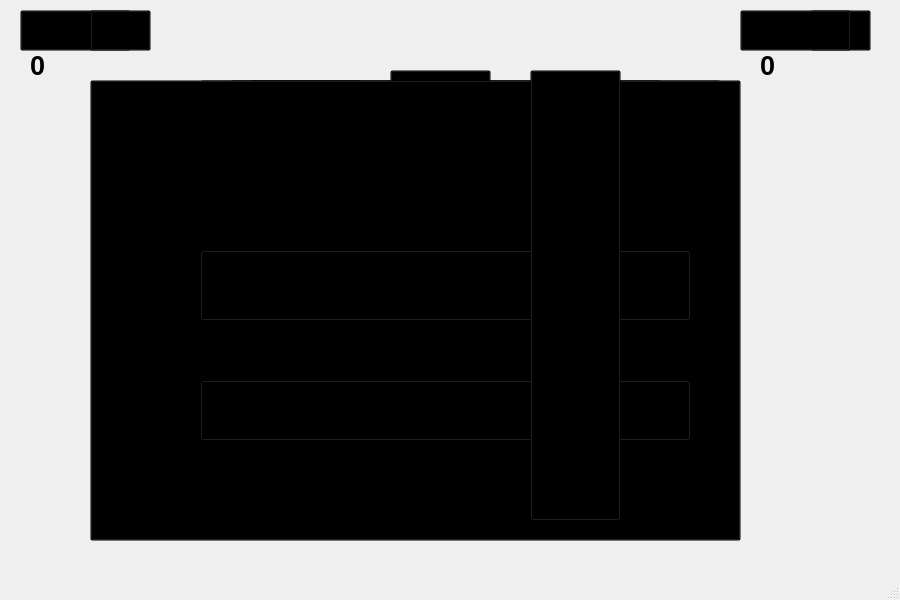
<?xml version="1.0" encoding="UTF-8"?>
<ui version="4.0">
 <class>TicTacToe</class>
 <widget class="QMainWindow" name="TicTacToe">
  <property name="geometry">
   <rect>
    <x>0</x>
    <y>0</y>
    <width>900</width>
    <height>600</height>
   </rect>
  </property>
  <property name="windowTitle">
   <string>TicTacToe</string>
  </property>
  <widget class="QWidget" name="centralwidget">
   <widget class="QLabel" name="game_grid">
    <property name="geometry">
     <rect>
      <x>90</x>
      <y>70</y>
      <width>701</width>
      <height>431</height>
     </rect>
    </property>
    <property name="text">
     <string/>
    </property>
   </widget>
   <widget class="QPushButton" name="start_button">
    <property name="geometry">
     <rect>
      <x>350</x>
      <y>220</y>
      <width>181</width>
      <height>71</height>
     </rect>
    </property>
    <property name="font">
     <font>
      <pointsize>16</pointsize>
     </font>
    </property>
    <property name="text">
     <string>Start</string>
    </property>
   </widget>
   <widget class="QPushButton" name="grid_1">
    <property name="geometry">
     <rect>
      <x>240</x>
      <y>90</y>
      <width>131</width>
      <height>111</height>
     </rect>
    </property>
    <property name="styleSheet">
     <string notr="true">background-color: transparent;</string>
    </property>
    <property name="text">
     <string/>
    </property>
   </widget>
   <widget class="QPushButton" name="grid_2">
    <property name="geometry">
     <rect>
      <x>380</x>
      <y>90</y>
      <width>121</width>
      <height>111</height>
     </rect>
    </property>
    <property name="styleSheet">
     <string notr="true">background-color: transparent;</string>
    </property>
    <property name="text">
     <string/>
    </property>
   </widget>
   <widget class="QPushButton" name="grid_3">
    <property name="geometry">
     <rect>
      <x>510</x>
      <y>90</y>
      <width>131</width>
      <height>111</height>
     </rect>
    </property>
    <property name="styleSheet">
     <string notr="true">background-color: transparent;</string>
    </property>
    <property name="text">
     <string/>
    </property>
   </widget>
   <widget class="QPushButton" name="grid_4">
    <property name="geometry">
     <rect>
      <x>240</x>
      <y>230</y>
      <width>131</width>
      <height>111</height>
     </rect>
    </property>
    <property name="styleSheet">
     <string notr="true">background-color: transparent;</string>
    </property>
    <property name="text">
     <string/>
    </property>
   </widget>
   <widget class="QPushButton" name="grid_5">
    <property name="geometry">
     <rect>
      <x>380</x>
      <y>230</y>
      <width>121</width>
      <height>111</height>
     </rect>
    </property>
    <property name="styleSheet">
     <string notr="true">background-color: transparent;</string>
    </property>
    <property name="text">
     <string/>
    </property>
   </widget>
   <widget class="QPushButton" name="grid_6">
    <property name="geometry">
     <rect>
      <x>510</x>
      <y>230</y>
      <width>131</width>
      <height>111</height>
     </rect>
    </property>
    <property name="styleSheet">
     <string notr="true">background-color: transparent;</string>
    </property>
    <property name="text">
     <string/>
    </property>
   </widget>
   <widget class="QPushButton" name="grid_7">
    <property name="geometry">
     <rect>
      <x>240</x>
      <y>360</y>
      <width>131</width>
      <height>111</height>
     </rect>
    </property>
    <property name="styleSheet">
     <string notr="true">background-color: transparent;</string>
    </property>
    <property name="text">
     <string/>
    </property>
   </widget>
   <widget class="QPushButton" name="grid_8">
    <property name="geometry">
     <rect>
      <x>380</x>
      <y>360</y>
      <width>121</width>
      <height>111</height>
     </rect>
    </property>
    <property name="styleSheet">
     <string notr="true">background-color: transparent;</string>
    </property>
    <property name="text">
     <string/>
    </property>
   </widget>
   <widget class="QPushButton" name="grid_9">
    <property name="geometry">
     <rect>
      <x>510</x>
      <y>360</y>
      <width>131</width>
      <height>111</height>
     </rect>
    </property>
    <property name="styleSheet">
     <string notr="true">background-color: transparent;</string>
    </property>
    <property name="text">
     <string/>
    </property>
   </widget>
   <widget class="QPushButton" name="player_1">
    <property name="geometry">
     <rect>
      <x>20</x>
      <y>10</y>
      <width>111</width>
      <height>41</height>
     </rect>
    </property>
    <property name="font">
     <font>
      <pointsize>11</pointsize>
     </font>
    </property>
    <property name="styleSheet">
     <string notr="true">background-color: transparent;
</string>
    </property>
    <property name="text">
     <string>Player 1</string>
    </property>
   </widget>
   <widget class="QPushButton" name="x_icon">
    <property name="geometry">
     <rect>
      <x>90</x>
      <y>10</y>
      <width>61</width>
      <height>41</height>
     </rect>
    </property>
    <property name="styleSheet">
     <string notr="true">background-color: transparent;</string>
    </property>
    <property name="text">
     <string/>
    </property>
    <property name="icon">
     <iconset resource="resources.qrc">
      <normaloff>:/media/x_icon.png</normaloff>:/media/x_icon.png</iconset>
    </property>
    <property name="iconSize">
     <size>
      <width>20</width>
      <height>20</height>
     </size>
    </property>
   </widget>
   <widget class="QPushButton" name="o_icon">
    <property name="geometry">
     <rect>
      <x>810</x>
      <y>10</y>
      <width>61</width>
      <height>41</height>
     </rect>
    </property>
    <property name="styleSheet">
     <string notr="true">background-color: transparent;</string>
    </property>
    <property name="text">
     <string/>
    </property>
    <property name="icon">
     <iconset resource="resources.qrc">
      <normaloff>:/media/o_icon.png</normaloff>:/media/o_icon.png</iconset>
    </property>
    <property name="iconSize">
     <size>
      <width>20</width>
      <height>20</height>
     </size>
    </property>
   </widget>
   <widget class="QPushButton" name="player_2">
    <property name="geometry">
     <rect>
      <x>740</x>
      <y>10</y>
      <width>111</width>
      <height>41</height>
     </rect>
    </property>
    <property name="font">
     <font>
      <pointsize>11</pointsize>
     </font>
    </property>
    <property name="styleSheet">
     <string notr="true">background-color: transparent;</string>
    </property>
    <property name="text">
     <string>Player 2</string>
    </property>
   </widget>
   <widget class="QPushButton" name="straight_line">
    <property name="geometry">
     <rect>
      <x>200</x>
      <y>110</y>
      <width>491</width>
      <height>71</height>
     </rect>
    </property>
    <property name="styleSheet">
     <string notr="true">background-color: transparent;</string>
    </property>
    <property name="text">
     <string/>
    </property>
    <property name="icon">
     <iconset resource="resources.qrc">
      <normaloff>:/media/straight_line.png</normaloff>:/media/straight_line.png</iconset>
    </property>
    <property name="iconSize">
     <size>
      <width>500</width>
      <height>300</height>
     </size>
    </property>
   </widget>
   <widget class="QPushButton" name="straight_line_2">
    <property name="geometry">
     <rect>
      <x>250</x>
      <y>80</y>
      <width>111</width>
      <height>411</height>
     </rect>
    </property>
    <property name="styleSheet">
     <string notr="true">background-color: transparent;</string>
    </property>
    <property name="text">
     <string/>
    </property>
    <property name="icon">
     <iconset resource="resources.qrc">
      <normaloff>:/media/straight_line_2.png</normaloff>:/media/straight_line_2.png</iconset>
    </property>
    <property name="iconSize">
     <size>
      <width>800</width>
      <height>700</height>
     </size>
    </property>
   </widget>
   <widget class="QPushButton" name="straight_line_3">
    <property name="geometry">
     <rect>
      <x>230</x>
      <y>80</y>
      <width>431</width>
      <height>411</height>
     </rect>
    </property>
    <property name="styleSheet">
     <string notr="true">background-color: transparent;</string>
    </property>
    <property name="text">
     <string/>
    </property>
    <property name="icon">
     <iconset resource="resources.qrc">
      <normaloff>:/media/Picture7.png</normaloff>:/media/Picture7.png</iconset>
    </property>
    <property name="iconSize">
     <size>
      <width>750</width>
      <height>700</height>
     </size>
    </property>
   </widget>
   <widget class="QPushButton" name="pushButton">
    <property name="geometry">
     <rect>
      <x>200</x>
      <y>80</y>
      <width>521</width>
      <height>441</height>
     </rect>
    </property>
    <property name="styleSheet">
     <string notr="true">background-color: transparent;</string>
    </property>
    <property name="text">
     <string/>
    </property>
   </widget>
   <widget class="QPushButton" name="straight_line_4">
    <property name="geometry">
     <rect>
      <x>390</x>
      <y>70</y>
      <width>101</width>
      <height>451</height>
     </rect>
    </property>
    <property name="styleSheet">
     <string notr="true">background-color: transparent;
</string>
    </property>
    <property name="text">
     <string/>
    </property>
    <property name="icon">
     <iconset resource="resources.qrc">
      <normaloff>:/media/straight_line_2.png</normaloff>:/media/straight_line_2.png</iconset>
    </property>
    <property name="iconSize">
     <size>
      <width>800</width>
      <height>680</height>
     </size>
    </property>
   </widget>
   <widget class="QPushButton" name="straight_line_5">
    <property name="geometry">
     <rect>
      <x>530</x>
      <y>80</y>
      <width>91</width>
      <height>451</height>
     </rect>
    </property>
    <property name="styleSheet">
     <string notr="true">background-color: transparent;
</string>
    </property>
    <property name="text">
     <string/>
    </property>
    <property name="icon">
     <iconset resource="resources.qrc">
      <normaloff>:/media/straight_line_2.png</normaloff>:/media/straight_line_2.png</iconset>
    </property>
    <property name="iconSize">
     <size>
      <width>800</width>
      <height>680</height>
     </size>
    </property>
   </widget>
   <widget class="QPushButton" name="straight_line_6">
    <property name="geometry">
     <rect>
      <x>90</x>
      <y>80</y>
      <width>651</width>
      <height>461</height>
     </rect>
    </property>
    <property name="styleSheet">
     <string notr="true">background-color: transparent;</string>
    </property>
    <property name="text">
     <string/>
    </property>
    <property name="icon">
     <iconset resource="resources.qrc">
      <normaloff>:/media/Picture3.png</normaloff>:/media/Picture3.png</iconset>
    </property>
    <property name="iconSize">
     <size>
      <width>800</width>
      <height>680</height>
     </size>
    </property>
   </widget>
   <widget class="QPushButton" name="straight_line_7">
    <property name="geometry">
     <rect>
      <x>200</x>
      <y>250</y>
      <width>491</width>
      <height>71</height>
     </rect>
    </property>
    <property name="styleSheet">
     <string notr="true">background-color: transparent;</string>
    </property>
    <property name="text">
     <string/>
    </property>
    <property name="icon">
     <iconset resource="resources.qrc">
      <normaloff>:/media/straight_line.png</normaloff>:/media/straight_line.png</iconset>
    </property>
    <property name="iconSize">
     <size>
      <width>500</width>
      <height>300</height>
     </size>
    </property>
   </widget>
   <widget class="QPushButton" name="straight_line_8">
    <property name="geometry">
     <rect>
      <x>200</x>
      <y>380</y>
      <width>491</width>
      <height>61</height>
     </rect>
    </property>
    <property name="styleSheet">
     <string notr="true">background-color: transparent;</string>
    </property>
    <property name="text">
     <string/>
    </property>
    <property name="icon">
     <iconset resource="resources.qrc">
      <normaloff>:/media/straight_line.png</normaloff>:/media/straight_line.png</iconset>
    </property>
    <property name="iconSize">
     <size>
      <width>500</width>
      <height>300</height>
     </size>
    </property>
   </widget>
   <widget class="QPushButton" name="straight_line_9">
    <property name="geometry">
     <rect>
      <x>530</x>
      <y>70</y>
      <width>91</width>
      <height>451</height>
     </rect>
    </property>
    <property name="styleSheet">
     <string notr="true">background-color: transparent;
</string>
    </property>
    <property name="text">
     <string/>
    </property>
    <property name="icon">
     <iconset resource="resources.qrc">
      <normaloff>:/media/straight_line_2.png</normaloff>:/media/straight_line_2.png</iconset>
    </property>
    <property name="iconSize">
     <size>
      <width>800</width>
      <height>680</height>
     </size>
    </property>
   </widget>
   <widget class="QLabel" name="player_1_score">
    <property name="geometry">
     <rect>
      <x>30</x>
      <y>40</y>
      <width>81</width>
      <height>51</height>
     </rect>
    </property>
    <property name="font">
     <font>
      <pointsize>20</pointsize>
      <bold>true</bold>
     </font>
    </property>
    <property name="text">
     <string>0</string>
    </property>
   </widget>
   <widget class="QLabel" name="player_2_score">
    <property name="geometry">
     <rect>
      <x>760</x>
      <y>40</y>
      <width>81</width>
      <height>51</height>
     </rect>
    </property>
    <property name="font">
     <font>
      <pointsize>20</pointsize>
      <bold>true</bold>
     </font>
    </property>
    <property name="text">
     <string>0</string>
    </property>
   </widget>
   <widget class="QLabel" name="winner_label">
    <property name="geometry">
     <rect>
      <x>200</x>
      <y>0</y>
      <width>451</width>
      <height>51</height>
     </rect>
    </property>
    <property name="font">
     <font>
      <pointsize>28</pointsize>
      <bold>true</bold>
     </font>
    </property>
    <property name="styleSheet">
     <string notr="true">color: #18d6b0;
font-weight: 900;</string>
    </property>
    <property name="text">
     <string/>
    </property>
   </widget>
  </widget>
  <widget class="QMenuBar" name="menubar">
   <property name="geometry">
    <rect>
     <x>0</x>
     <y>0</y>
     <width>900</width>
     <height>21</height>
    </rect>
   </property>
  </widget>
  <widget class="QStatusBar" name="statusbar"/>
 </widget>
 <resources>
  <include location="resources.qrc"/>
 </resources>
 <connections/>
</ui>
